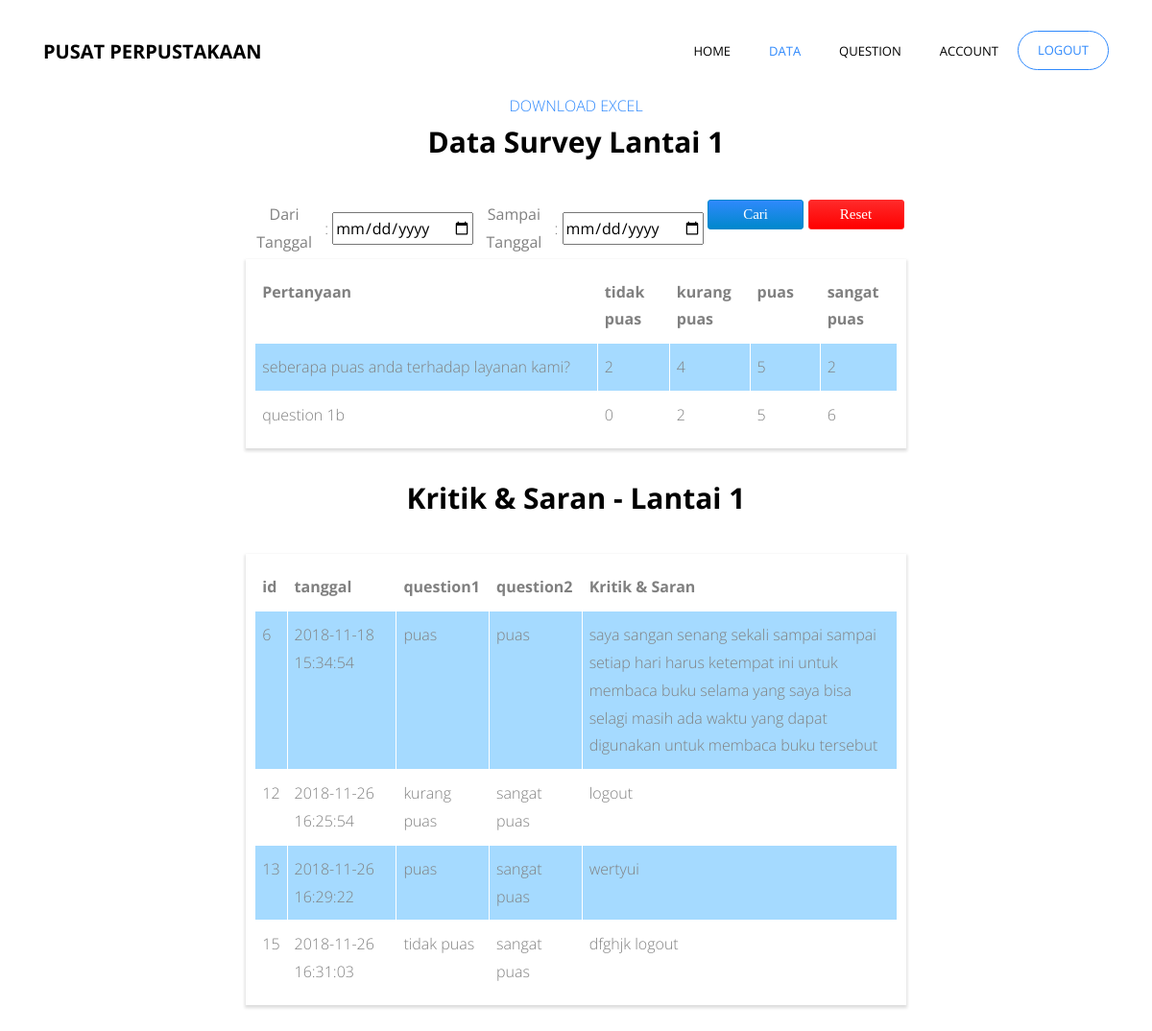
Screenshot of /admin/table1.php?floor=1 (signed in) with the database file from the repository.
### tables this page shows
CREATE TABLE `question` (
  `id_text` varchar(10) NOT NULL,
  `text` text NOT NULL
);

CREATE TABLE `data` (
  `id_data` int(10) NOT NULL,
  `id_user` int(10) NOT NULL,
  `floor` varchar(20) NOT NULL,
  `time` datetime NOT NULL DEFAULT CURRENT_TIMESTAMP,
  `q1` varchar(20) NOT NULL,
  `q2` varchar(20) NOT NULL,
  `q3` varchar(20) NOT NULL,
  `saran` text NOT NULL
);

### admin/table1.php (the view, shortened to what this page needs)
<!DOCTYPE html>
<?php
include"../db/koneksi.php";
$floor=$_GET['floor'];
 ?>
 <html lang="en">
   <head>
     <link href="../css/style.css" type="text/css" rel="stylesheet" />
     <link rel="stylesheet" href="../css/open-iconic-bootstrap.min.css">
     <link rel="stylesheet" href="../css/animate.css">
     <link rel="stylesheet" href="../css/owl.carousel.min.css">
     <link rel="stylesheet" href="../css/owl.theme.default.min.css">
     <link rel="stylesheet" href="../css/magnific-popup.css">
     <link rel="stylesheet" href="../css/aos.css">
     <link rel="stylesheet" href="../css/ionicons.min.css">
     <link rel="stylesheet" href="../css/bootstrap-datepicker.css">
     <link rel="stylesheet" href="../css/jquery.timepicker.css">
     <link rel="stylesheet" href="../css/flaticon.css">
     <link rel="stylesheet" href="../css/icomoon.css">
     <link rel="stylesheet" href="../css/style2.css">
   </head>
   <body>
 	  <nav class="navbar navbar-expand-lg navbar-dark ftco_navbar bg-dark ftco-navbar-light" id="ftco-navbar">
 	    <div class="container">
 	      <a class="navbar-brand" href="index.php">Pusat Perpustakaan</a>
 	      <div class="collapse navbar-collapse" id="ftco-nav">
 	        <ul class="navbar-nav ml-auto">
 	          <li class="nav-item"><a href="index.php" class="nav-link">Home</a></li>
 	          <li class="nav-item active"><a href="data.php" class="nav-link">Data</a></li>
              <li class="nav-item"><a href="question.php" class="nav-link">Question</a></li>
 	          <li class="nav-item"><a href="account.php" class="nav-link">Account</a></li>
 	            <li class="nav-item cta"><a onclick="return confirm('Yakin akan keluar?')" href="../db/logout.php" class="nav-link" data-target="#modalRequest"><span>logout</span></a></li>
 	        </ul>
 	      </div>
 	    </div>
 	  </nav>
    <section class="ftco-section ftco-section-2" >
    </section>
    <div class="row justify-content-center mb-5 pb-5">
<div class="col-md-7 text-center heading-section ftco-animate">
<center>
		<a target="_blank" href="excel/table1count.php?floor=<?php echo $floor?>">DOWNLOAD EXCEL</a>
	</center>
  <h2 align="center"><strong>Data Survey Lantai <?php echo $floor?></strong></h2><br />
    <form action="table1s.php?floor=<?php echo $floor?>" method="post">
        <table border="0" align="center">
            <tr>
                <td width="250"><b>Dari Tanggal</b></td>
                <td width="250">: <input type="date" name="awal" size="16" required/>
                </td>
                <td width="250"><b>Sampai Tanggal</b></td>
                <td width="250">: <input type="date" name="akhir" size="16" required />
                </td>
                <td width="125"><input type="submit" value="Cari" name="pencarian"/></td>
                <td width="125"><input type="reset" value="Reset" /></td>
            </tr>
        </table>
    </form>
    <table class="zebra-table" width="1100" border="1">
    	<thead class="huruf">
    	<tr>
    		<td width="700"align="center"><b><strong>Pertanyaan</strong></b></td>
    		<td width="100"align="center"><b><strong>tidak puas</strong></b></td>
    		<td width="100"align="center"><b><strong>kurang puas</strong></b></td>
    		<td width="100"align="center"><b><strong>puas</strong></b></td>
    		<td width="100"align="center"><b><strong>sangat puas</strong></b></td>
    	</tr>
    	</thead>
    	<tbody class="huruf">
    	<tr>
    		<td width="700"><?php
        $sql ="SELECT text from question where id_text='$floor+a'";
        $query = mysqli_query($con,$sql);
        $buff=mysqli_fetch_array($query);
        echo $buff ['text'];?></td>
    		<td width="100"><?php
        $sql = "SELECT COUNT(q1) AS jumlah FROM `data` WHERE q1='tidak puas' && floor='$floor'";
        $query = mysqli_query($con,$sql);
        $result = mysqli_fetch_array($query);
        echo "{$result['jumlah']}";?></td>
        <td width="100"><?php
        $sql = "SELECT COUNT(q1) AS jumlah FROM `data` WHERE q1='kurang puas' && floor='$floor'";
        $query = mysqli_query($con,$sql);
        $result = mysqli_fetch_array($query);
        echo "{$result['jumlah']}";?></td>
    		<td width="100"><?php
        $sql = "SELECT COUNT(q1) AS jumlah FROM `data` WHERE q1='puas' && floor='$floor'";
        $query = mysqli_query($con,$sql);
        $result = mysqli_fetch_array($query);
        echo "{$result['jumlah']}";?></td>
    		<td width="100"><?php
        $sql = "SELECT COUNT(q1) AS jumlah FROM `data` WHERE q1='sangat puas' && floor='$floor'";
        $query = mysqli_query($con,$sql);
        $result = mysqli_fetch_array($query);
        echo "{$result['jumlah']}";?></td>
    	</tr>
      <tr>
    		<td width="700"><?php
        $sql ="SELECT * from question where id_text='$floor+b'";
        $query = mysqli_query($con,$sql);
        $buff=mysqli_fetch_array($query);
        echo $buff ['text'];?></td>
    		<td width="100"><?php
        $sql = "SELECT COUNT(q2) AS jumlah FROM `data` WHERE q2='tidak puas' && floor='$floor'";
        $query = mysqli_query($con,$sql);
        $result = mysqli_fetch_array($query);
        echo "{$result['jumlah']}";?></td>
    		<td width="100"><?php
        $sql = "SELECT COUNT(q2) AS jumlah FROM `data` WHERE q2='kurang puas' && floor='$floor'";
        $query = mysqli_query($con,$sql);
        $result = mysqli_fetch_array($query);
        echo "{$result['jumlah']}";?></td>
    		<td width="100"><?php
        $sql = "SELECT COUNT(q2) AS jumlah FROM `data` WHERE q2='puas' && floor='$floor'";
        $query = mysqli_query($con,$sql);
        $result = mysqli_fetch_array($query);
        echo "{$result['jumlah']}";?></td>
    		<td width="100"><?php
        $sql = "SELECT COUNT(q2) AS jumlah FROM `data` WHERE q2='sangat puas' && floor='$floor'";
        $query = mysqli_query($con,$sql);
        $result = mysqli_fetch_array($query);
        echo "{$result['jumlah']}";?></td>
    	</tr>
    	</tbody>
    </table>
  <br />
  <h2 align="center"><strong>Kritik & Saran - Lantai <?php echo $floor?></strong></h2><br />
  <table class="zebra-table" width="1100" border="1">
    <thead class="huruf">
    <tr>
      <td width="30"align="center"><b><strong>id</strong></b></td>
      <td width="170"align="center"><b><strong>tanggal</strong></b></td>
      <td width="100"align="center"><b><strong>question1</strong></b></td>
      <td width="100"align="center"><b><strong>question2</strong></b></td>
      <td width="700"align="center"><b><strong>Kritik & Saran</strong></b></td>
    </tr>
    </thead>
    <tbody class="huruf">
      <?php
      $pilih="select * from data where floor='$floor' && saran!=''";
      $hasil=mysqli_query($con,$pilih);
while($buff=mysqli_fetch_array($hasil)){
      ?>
    <tr>
    		<td width="30"><?php echo $buff ['id_data'];?></td>
    		<td width="170"><?php echo $buff ['time'];?></td>
    		<td width="100"><?php echo $buff ['q1'];?></td>
        <td width="100"><?php echo $buff ['q2'];?></td>
        <td width="700"><?php echo $buff ['saran'];?></td>
    </tr>
    <?php
    };
    ?>
    </tbody>
  </table>
</div>
</div>
  </body>
</html>

### css/style.css (style rules this page uses)
input[type=submit] { background: linear-gradient(to bottom, #2f89fc, #0088cc); border: 1px solid #0088CC; color: #FFF; width: 100px; font-family: prototype; font-size: 15px; border-radius: 3px; margin-bottom: 30px; }
input[type=reset] { background: linear-gradient(to bottom, #ff2a2a, #ff0000); border: 1px solid #ff2a2a; border-radius: 5px; color: #FFF; width: 100px; font-family: prototype; font-size: 15px; border-radius: 3px; margin-bottom: 30px; }
.zebra-table { width: 100%; border-collapse: collapse; box-shadow: 0 2px 3px 1px #ddd; overflow: hidden; border:10px solid #fff; }
.zebra-table th,.zebra-table td { vertical-align: top; padding:10px 7px; text-align: left; margin:0; }
.zebra-table tbody tr:nth-child(odd) { background:#a5daff; }

### rows the page displays
question: text "question 1b"
data: id_data "6", time "2018-11-18 15:34:54", q1 "puas", q2 "puas", saran "saya sangan senang sekali sampai sampai setiap hari harus ketempat ini untuk membaca buku selama yang saya bisa selagi masih ada waktu yang dapat digunakan untuk membaca buku tersebut"
data: id_data "12", time "2018-11-26 16:25:54", q1 "kurang puas", q2 "sangat puas", saran "logout"
data: id_data "13", time "2018-11-26 16:29:22", q1 "puas", q2 "sangat puas", saran "wertyui"
data: id_data "15", time "2018-11-26 16:31:03", q1 "tidak puas", q2 "sangat puas", saran "dfghjk logout"

### other values shown
$floor "1"
$buff ['text'] "seberapa puas anda terhadap layanan kami?"
$result['jumlah'] "2"
$result['jumlah'] "4"
$result['jumlah'] "5"
$result['jumlah'] "0"
$result['jumlah'] "6"
